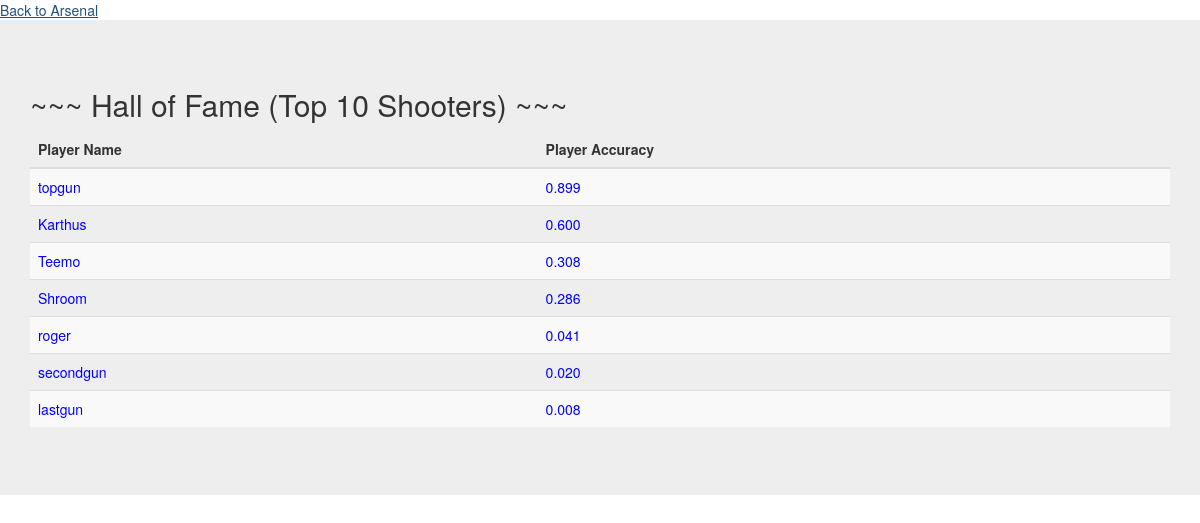
Page /hall_of_fame/ on the earlier database version.
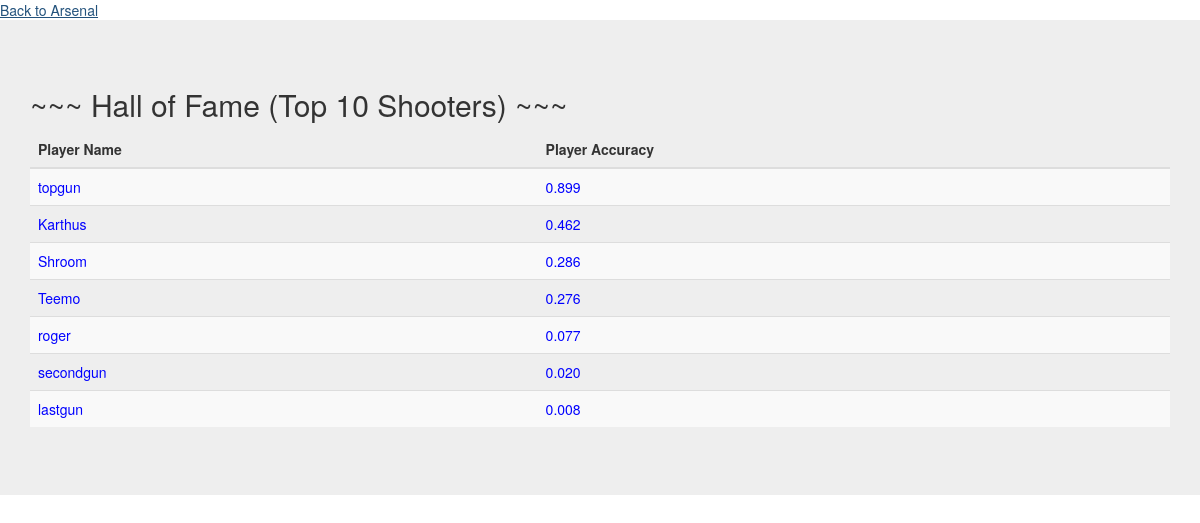
Same page on the later database version.
### BattleWeb101/models.py (models this page shows, shortened)
class Player(models.Model):
    player_id = models.AutoField(primary_key=True)
    player_name = models.CharField(max_length=15)
    player_bullets = models.IntegerField(default=3)
    player_hit_points = models.IntegerField(default=20)
    player_suncker_points = models.IntegerField(default=0)
    player_total_shots = models.IntegerField(default=0)  # All historical shots the player has made since his first shot
    player_total_hits = models.IntegerField(default=0)  # Shots that actually hit
    player_accuracy = models.DecimalField(default=0.000, max_digits=6, decimal_places=3)  # 0.000 This field is COOL!!!
    class Meta:
        ordering = ['player_id']

### BattleWeb101/views.py (the view)
# urls.py: path('hall_of_fame/', HallOfFame.as_view(), name='hall_of_fame_urlpattern'),
class HallOfFame(View):
    number_of_fames_to_display = 10
    def get(self, request):
        list_of_fames_descending_order = Player.objects.all().exclude(player_accuracy=0.000).order_by('-player_accuracy')
        context = {
            'hall_of_fame_list': list_of_fames_descending_order
        }
        return render(request, 'battleweb101/HallOfFame.html', context=context)

### BattleWeb101/templates/battleweb101/HallOfFame.html (shortened to what this page needs)
{% load static%}
<!DOCTYPE html>
<html>
<head>
  <link rel="stylesheet" href="https://maxcdn.bootstrapcdn.com/bootstrap/3.3.7/css/bootstrap.min.css">
</head>
<body>
<a href = '{% url "home_urlpattern" %}'>Back to Arsenal</a>
<div class="jumbotron" style="height: 100%">
    <div class="container">
      <h2>~~~ Hall of Fame (Top 10 Shooters) ~~~</h2>
      <div class="table-responsive">
      <table class="table table-hover table-striped">
        <thead>
          <tr>
            <th>Player Name</th>   <th>Player Accuracy</th>
          </tr>
        </thead>
        <tbody>
          {% for player in hall_of_fame_list %}
              <tr style="color: blue;">
                <td>{{player.player_name}}</td>
                <td>{{player.player_accuracy}}</td>
              </tr>
          {% endfor %}
        </tbody>
      </table>
      </div>
    </div>
</div>
</body>
</html>

Differences in the rows shown:
changed Player "Karthus": player_accuracy "0.600" → "0.462"
changed Player "Shroom": moves up the list
changed Player "Teemo": player_accuracy "0.308" → "0.276"
changed Player "roger": player_accuracy "0.041" → "0.077"
